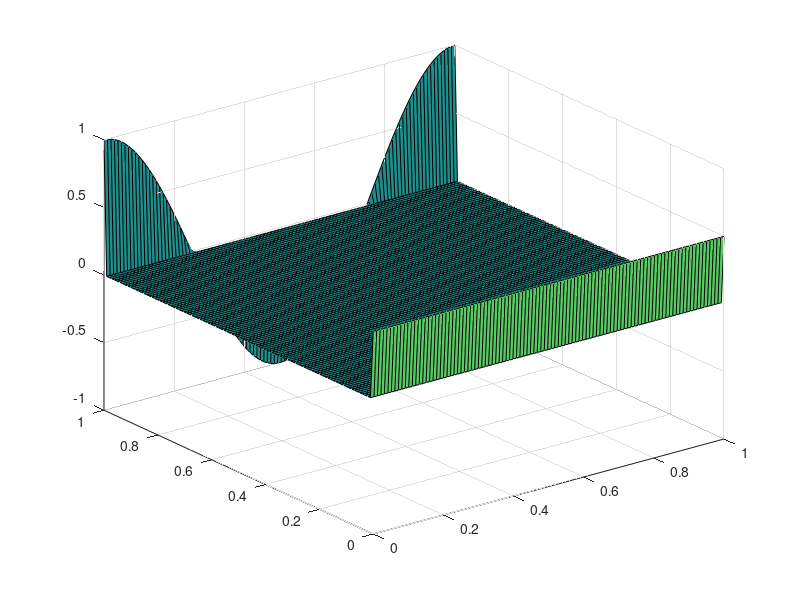

This figure's MATLAB source: (Note: this script raises an error after producing the figure.)
%EJERCICIO 4 - BARTOLOMÉ ORTIZ VISO Y MIGUEL LÓPEZ PÉREZ
%
%Resolución de la ecuación de Laplace sobre el disco:
%
%\Delta u(x)=0 con x \in D={x_1^2+x_2^2\leq 1} 
%
% u(x)=x_1^2  para x\in \mathbb{S}^1=\partial D
%
%transformandola mediante un cambio de variables que nos permite tratar el problema
%en un cuadrado [0,1]\times[0,1] siguiendo las indicaciones del ejercicio
%8 de la relacion 2.
%
%En un paso final se podría adaptar el codigo para compararlo con la solución 
%analítica exacta,evaluando esta en el mallado y comparando los resultados en valor absoluto
% como en otros ejercicios a entregar.




% DEFINIMOS los datos del problema
a = 0; 
b = 1; 

% DEFINIMOS los datos de la discretización
m = 100;     
h = (b-a)/(m+1);

% Puntos del mallado incluidos los contornos
x = linspace(a,b,m+2);  
y = linspace(a,b,m+2); 
[X,Y] = meshgrid(x,y);       
X = X' ;    % De esta forma las coordenadas del nodo (i,j) 
Y = Y' ;    
%
% CONSTRUCCION del SEL: 

e = ones(m,1); %vector de unos
%Generamos matrices C
e1=(e.*((1)./(2*(pi*x(2:m+1)).^2)))(1,:);
C= spdiags([e1'],[0],m,m);
%Creamos lo que llamamos matriz A, mas o menos como en el ejercicio 1, teniendo en cuenta el desfase de  el spdiags
diag=((x(1:m)+(h/2))./(x(1:m)))';
diag2=((x(2:m+1)-(h/2))./(x(2:m+1)))';
diapri=(((x(2:m+1)+(h/2))+(x(2:m+1)-(h/2)))./(x(2:m+1))+((1)./(2*pi*x(2:m+1)).^2));
diapri=diapri';
A= spdiags([diag2 diapri diag],[-1 0 1],m,m);


%donde se va a almacenar la matriz A, la diagonal principal
I = speye(m+1); 
%Ponemos donde se va a almacenar la C, en la posici�n S y T
S = spdiags([e e],[-1 1],m+1,m+1);
T=zeros(m+1,m+1);
T(1,m+1)=1;
T(m+1,1)=1;

%Creamos la matriz A finalmente metiendo las cajas
D = (kron(I,A) + kron(S,C)+kron(T,C)) ./(h^2); 

#Términos independientes

#aproximación del origen
aprox=(1/(m+1)).*sum((cos(2.*pi.*x(1:m+1)).^2));
aprox2=ones(1,m).*aprox;

rhs=zeros(m,m+1); #matriz donde guardaremos los t�rminos independientes
a=((x(2:m+1)-h/2)./(x(2:m+1).*(m+1))).*aprox2; 
rhs(:,1)=-a;
b=(cos(2*pi.*x(2:m+1)).^2).*(((x(m+1)+h/2)./x(m+1))); 
rhs(:,m) = -b;
F = reshape(rhs,[],1);

%
% RESOLVEMOS el SEL:
uvec = D\F;  
uvec;
Iint = 2:m+1;       % índices de los nodos interiores en x
Jint = 1:m+1; 
#ponemos el valor de los nodos interiores
usoln(Iint,Jint) = reshape(uvec,m,m+1);
#ponemos los t�rminos de frontera de la soluci�n
usoln(1:m+2,m+2)=cos(2*pi*x(1:m+2)); #condici�n Dirichlet en u(1,theta)
usoln(1:m+2,1)=(1/(m+1))*sum(cos(2.*pi.*x(1:m+1)).^2); #aproximaci�n de la condici�n dirichlet en u(0,theta)
usoln(m+2,1:m+2)=usoln(1,1:m+2); #condici�n peri�dica u(r,0)=u(r,1)
surf(X,Y,usoln)
%pause
%contour3(X,Y,usoln,30)
axis([a b a b])
title('Solucion numerica calculada')